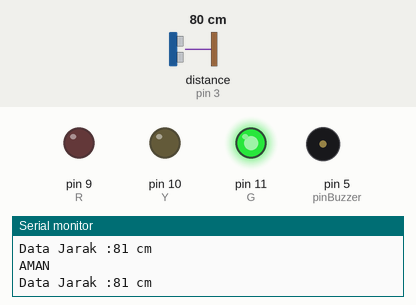
Bench run of a sketch on a simulated Arduino Uno, built with avr-gcc and run on an emulated ATmega328P. Parts: output pins drawn as LEDs (lit = HIGH), buzzer (waves = sounding, pin HIGH), the last lines printed to the serial monitor. The test bench sets the inputs (shaded band); at power-on: distance to the obstacle (sensor on pin 3) 80 cm. The echo pulse lasts 58.3 µs per cm.

Above: at 1.2 s.
1.3 s: distance to the obstacle (sensor on pin 3) set to 74 cm
2.8 s: distance to the obstacle (sensor on pin 3) set to 67 cm
At 3.2 s:
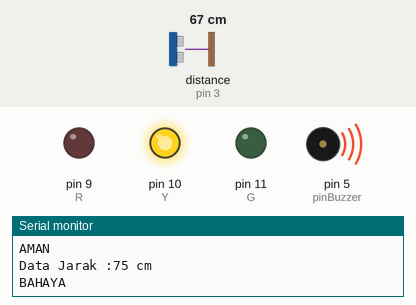
5.8 s: distance to the obstacle (sensor on pin 3) set to 22 cm
8.8 s: distance to the obstacle (sensor on pin 3) set to 18 cm
At 9.7 s:
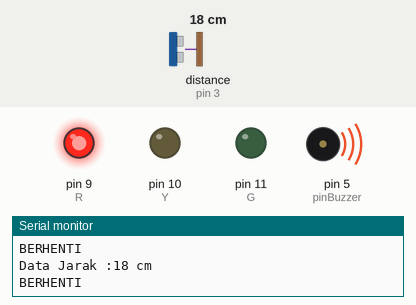
11.8 s: distance to the obstacle (sensor on pin 3) set to 35 cm
At 12.7 s:
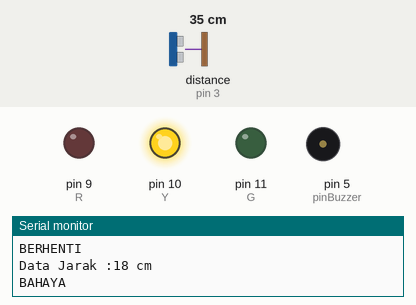
14.8 s: distance to the obstacle (sensor on pin 3) set to 2 cm
At 15.6 s:
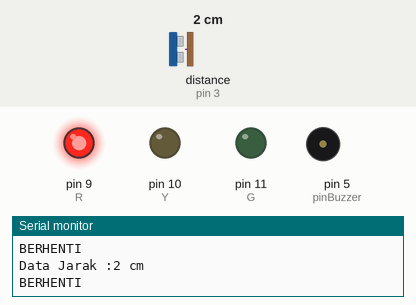
Timing chart, 0 to 18.8 s (numbered marks = the images above; inputs shaded):
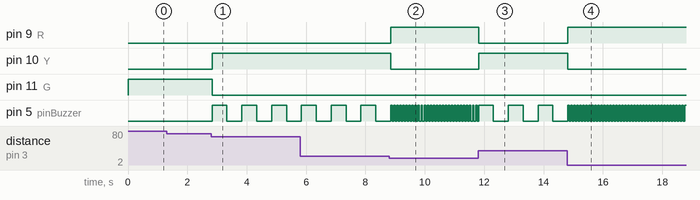

The sketch:

6_SENSOR_ULTRASONIC_Challenge.ino
```cpp
 //INISIALISASI
 #include <NewPing.h>

 int pinBuzzer=5;
 int triger=4;
 int echo=3;
 int batas=400;
 int R=9;
 int Y=10;
 int G=11;

 NewPing cm(triger,echo,batas);


void setup() {
  Serial.begin(9600);
  pinMode(pinBuzzer,OUTPUT);
  pinMode(R,OUTPUT);
  pinMode(Y,OUTPUT);
  pinMode(G,OUTPUT);
}

void loop() {

//BACA SENSOR
int bacaJarak=cm.ping_cm();
if(bacaJarak <=20 and bacaJarak !=0){
  Serial.println("BERHENTI");
  digitalWrite(R,HIGH);
  digitalWrite(Y,LOW);
  digitalWrite(G,LOW);
  digitalWrite(pinBuzzer,HIGH);
  delay (50);
  digitalWrite(pinBuzzer,LOW);
  delay(50);
}if(bacaJarak >=21 && bacaJarak <=70){
  Serial.println("BAHAYA");
  digitalWrite(Y,HIGH);
  digitalWrite(R,LOW);
  digitalWrite(G,LOW);
  digitalWrite(pinBuzzer,HIGH);
  delay (500);
  digitalWrite(pinBuzzer,LOW);
  delay(500);
}else if(bacaJarak >=71){
  Serial.println("AMAN");
  digitalWrite(G,HIGH);
  digitalWrite(R,LOW);
  digitalWrite(Y,LOW);
}

//PRINT TO SERIAL
Serial.print("Data Jarak :");
Serial.print(bacaJarak);
Serial.print(" cm");
Serial.println();
}
```

Measured:
- the behaviour switches between 70 and 69 cm on distance to the obstacle (sensor on pin 3) (found by bisection; images 0 and 1)
- the behaviour switches between 21 and 20 cm on distance to the obstacle (sensor on pin 3) (found by bisection; images 1 and 2)
- after the input at 2.8 s, pin 10 (Y): LOW → HIGH at once; pin 11 (G): HIGH → LOW at once; pin 5 (pinBuzzer): alternates HIGH for 0.50 s and LOW for 0.50 s, starting at once
- after the input at 8.8 s, pin 9 (R): LOW → HIGH after 0.05 s; pin 10 (Y): HIGH → LOW after 0.05 s; pin 5 (pinBuzzer): alternates HIGH for 0.05 s and LOW for 0.05 s, starting after 0.10 s
- after the input at 11.8 s, pin 9 (R): HIGH → LOW at once; pin 10 (Y): LOW → HIGH at once; pin 5 (pinBuzzer): alternates HIGH for 0.50 s and LOW for 0.50 s, starting after 0.51 s
- after the input at 14.8 s, pin 9 (R): LOW → HIGH at once; pin 10 (Y): HIGH → LOW at once; pin 5 (pinBuzzer): alternates HIGH for 0.05 s and LOW for 0.05 s, starting after 0.07 s
